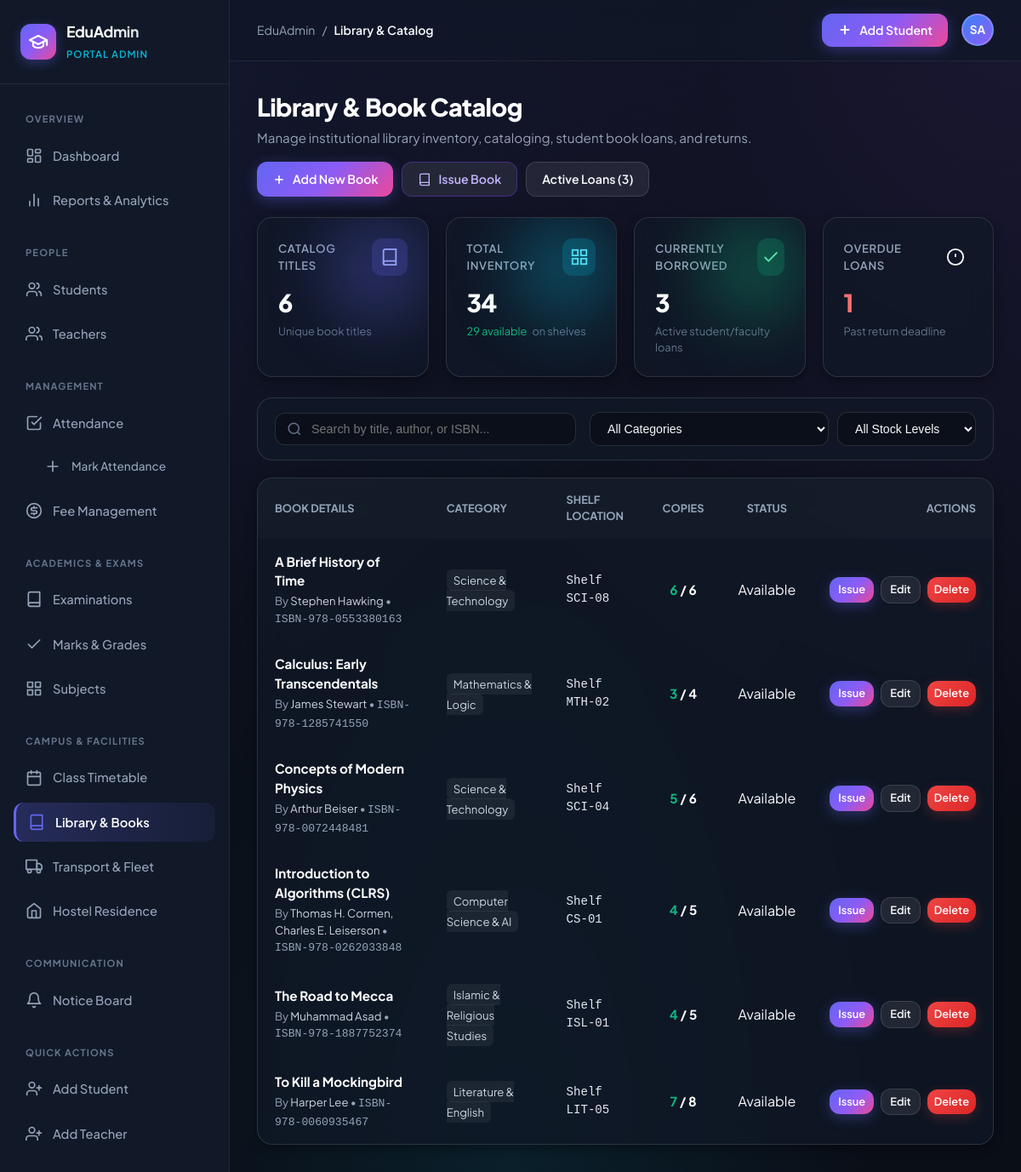
/library/, run on the app's committed database.
### library/models.py (models this page shows, shortened)
class Book(models.Model):
    CATEGORY_CHOICES = [
        ('Science', 'Science & Technology'),
        ('Literature', 'Literature & English'),
        ('Mathematics', 'Mathematics & Logic'),
        ('History', 'History & Social Studies'),
        ('Islamic', 'Islamic & Religious Studies'),
        ('Computer', 'Computer Science & AI'),
        ('General', 'General Reference & Encyclopedias'),
    ]
    title = models.CharField(max_length=200, verbose_name="Book Title")
    isbn = models.CharField(max_length=40, unique=True, verbose_name="ISBN / Catalog ID")
    author = models.CharField(max_length=150, verbose_name="Author")
    category = models.CharField(max_length=40, choices=CATEGORY_CHOICES, default='General', verbose_name="Category")
    publisher = models.CharField(max_length=150, blank=True, verbose_name="Publisher")
    edition = models.CharField(max_length=50, blank=True, default="1st Edition", verbose_name="Edition")
    total_copies = models.PositiveIntegerField(default=1, verbose_name="Total Copies")
    available_copies = models.PositiveIntegerField(default=1, verbose_name="Available Copies")
    rack_location = models.CharField(max_length=50, blank=True, default="Shelf A-1", verbose_name="Rack / Shelf Location")
    created_at = models.DateTimeField(auto_now_add=True)
    updated_at = models.DateTimeField(auto_now=True)
    class Meta:
        ordering = ['title']
        verbose_name = "Library Book"
        verbose_name_plural = "Library Books"

### library/views.py (the view)
# urls.py: path('', views.book_list, name='book_list'),
def book_list(request):
    query = request.GET.get('q', '').strip()
    category = request.GET.get('category', '').strip()
    stock_status = request.GET.get('stock', '').strip()
    books = Book.objects.all()
    if query:
        books = books.filter(Q(title__icontains=query) | Q(author__icontains=query) | Q(isbn__icontains=query))
    if category:
        books = books.filter(category=category)
    if stock_status == 'available':
        books = books.filter(available_copies__gt=0)
    elif stock_status == 'out_of_stock':
        books = books.filter(available_copies=0)
    total_titles = Book.objects.count()
    total_copies = Book.objects.aggregate(total=Sum('total_copies'))['total'] or 0
    total_available = Book.objects.aggregate(total=Sum('available_copies'))['total'] or 0
    active_loans = BookIssue.objects.filter(status='Issued').count()
    overdue_loans = sum(1 for bi in BookIssue.objects.filter(status='Issued') if bi.is_currently_overdue)
    context = {
        'page_title': 'Library & Catalog',
        'active_tab': 'library_books',
        'books': books,
        'query': query,
        'category_filter': category,
        'stock_filter': stock_status,
        'categories': Book.CATEGORY_CHOICES,
        'total_titles': total_titles,
        'total_copies': total_copies,
        'total_available': total_available,
        'active_loans': active_loans,
        'overdue_loans': overdue_loans,
    }
    return render(request, 'library/book_list.html', context)

### library/models.py (called while the page is built)
    @property
    def is_currently_overdue(self):
        if self.status != 'Returned' and self.due_date:
            return datetime.date.today() > self.due_date
        return False

### templates/library/book_list.html (shortened to what this page needs)
{% extends 'students/base.html' %}
{% block content %}
<div style="display:flex; justify-content:space-between; align-items:flex-start; margin-bottom:24px; flex-wrap:wrap; gap:16px;">
  <div>
    <h1 style="font-size:1.8rem; font-weight:800; color:#fff; letter-spacing:-0.02em;">Library &amp; Book Catalog</h1>
    <p style="color:var(--text-muted); font-size:0.95rem; margin-top:4px;">Manage institutional library inventory, cataloging, student book loans, and returns.</p>
  </div>
  <div style="display:flex; gap:10px; flex-wrap:wrap;">
    <a href="{% url 'library:book_add' %}" class="btn-primary" id="add-book-btn">
      <svg width="16" height="16" viewBox="0 0 24 24" fill="none" stroke="currentColor" stroke-width="2.5"><line x1="12" x2="12" y1="5" y2="19"/><line x1="5" x2="19" y1="12" y2="12"/></svg>
      Add New Book
    </a>
    <a href="{% url 'library:book_issue_create' %}" class="btn-secondary" style="border-color:rgba(124,58,237,0.4); color:#c4b5fd;">
      <svg width="16" height="16" viewBox="0 0 24 24" fill="none" stroke="currentColor" stroke-width="2"><path d="M4 19.5A2.5 2.5 0 0 1 6.5 17H20"/><path d="M6.5 2H20v20H6.5A2.5 2.5 0 0 1 4 19.5v-15A2.5 2.5 0 0 1 6.5 2z"/></svg>
      Issue Book
    </a>
    <a href="{% url 'library:book_issue_list' %}" class="btn-secondary">
      Active Loans ({{ active_loans }})
    </a>
  </div>
</div>
<div class="stat-grid" style="grid-template-columns:repeat(auto-fit,minmax(200px,1fr)); margin-bottom:24px;">
  <div class="glass-card stat-card stat-card-primary">
    <div class="stat-header"><span class="stat-title">Catalog Titles</span>
      <div class="stat-icon"><svg width="22" height="22" viewBox="0 0 24 24" fill="none" stroke="currentColor" stroke-width="2"><path d="M4 19.5A2.5 2.5 0 0 1 6.5 17H20"/><path d="M6.5 2H20v20H6.5A2.5 2.5 0 0 1 4 19.5v-15A2.5 2.5 0 0 1 6.5 2z"/></svg></div>
    </div>
    <div class="stat-value" style="font-size:1.8rem;">{{ total_titles }}</div>
    <div class="stat-subtitle">Unique book titles</div>
  </div>
  <div class="glass-card stat-card stat-card-cyan">
    <div class="stat-header"><span class="stat-title">Total Inventory</span>
      <div class="stat-icon"><svg width="22" height="22" viewBox="0 0 24 24" fill="none" stroke="currentColor" stroke-width="2"><rect x="3" y="3" width="7" height="7"/><rect x="14" y="3" width="7" height="7"/><rect x="14" y="14" width="7" height="7"/><rect x="3" y="14" width="7" height="7"/></svg></div>
    </div>
    <div class="stat-value" style="font-size:1.8rem;">{{ total_copies }}</div>
    <div class="stat-subtitle"><span style="color:var(--success);">{{ total_available }} available</span> on shelves</div>
  </div>
  <div class="glass-card stat-card stat-card-emerald">
    <div class="stat-header"><span class="stat-title">Currently Borrowed</span>
      <div class="stat-icon"><svg width="22" height="22" viewBox="0 0 24 24" fill="none" stroke="currentColor" stroke-width="2"><polyline points="20 6 9 17 4 12"/></svg></div>
    </div>
    <div class="stat-value" style="font-size:1.8rem;">{{ active_loans }}</div>
    <div class="stat-subtitle">Active student/faculty loans</div>
  </div>
  <div class="glass-card stat-card stat-card-rose">
    <div class="stat-header"><span class="stat-title">Overdue Loans</span>
      <div class="stat-icon"><svg width="22" height="22" viewBox="0 0 24 24" fill="none" stroke="currentColor" stroke-width="2"><circle cx="12" cy="12" r="10"/><line x1="12" y1="8" x2="12" y2="12"/><line x1="12" y1="16" x2="12.01" y2="16"/></svg></div>
    </div>
    <div class="stat-value" style="font-size:1.8rem; color:{% if overdue_loans > 0 %}#f87171{% else %}#6ee7b7{% endif %};">{{ overdue_loans }}</div>
    <div class="stat-subtitle">Past return deadline</div>
  </div>
</div>
<form method="GET" class="filter-bar" style="margin-bottom:20px;">
  <div class="search-input-wrap">
    <svg viewBox="0 0 24 24" fill="none" stroke="currentColor" stroke-width="2"><circle cx="11" cy="11" r="8"/><line x1="21" y1="21" x2="16.65" y2="16.65"/></svg>
    <input type="text" name="q" value="{{ query }}" class="search-input" placeholder="Search by title, author, or ISBN..." autocomplete="off">
  </div>
  <div style="display:flex; gap:10px; flex-wrap:wrap; align-items:center;">
    <select name="category" class="filter-select" onchange="this.form.submit()">
      <option value="">All Categories</option>
    </select>
    <select name="stock" class="filter-select" onchange="this.form.submit()">
      <option value="">All Stock Levels</option>
    </select>
  </div>
</form>
<div class="glass-card" style="padding:0; overflow:hidden;">
  <div style="overflow-x:auto;">
    <table class="data-table" style="width:100%; border-collapse:collapse;">
      <thead>
        <tr style="border-bottom:1px solid var(--border-color); background:rgba(255,255,255,0.02);">
          <th style="padding:16px 20px; text-align:left; font-size:0.8rem; text-transform:uppercase; color:var(--text-muted);">Book Details</th>
          <th style="padding:16px 20px; text-align:left; font-size:0.8rem; text-transform:uppercase; color:var(--text-muted);">Category</th>
          <th style="padding:16px 20px; text-align:left; font-size:0.8rem; text-transform:uppercase; color:var(--text-muted);">Shelf Location</th>
          <th style="padding:16px 20px; text-align:center; font-size:0.8rem; text-transform:uppercase; color:var(--text-muted);">Copies</th>
          <th style="padding:16px 20px; text-align:center; font-size:0.8rem; text-transform:uppercase; color:var(--text-muted);">Status</th>
          <th style="padding:16px 20px; text-align:right; font-size:0.8rem; text-transform:uppercase; color:var(--text-muted);">Actions</th>
        </tr>
      </thead>
      <tbody>
        {% for b in books %}
        <tr style="border-bottom:1px solid var(--border-color); transition:background 0.15s ease;" onmouseover="this.style.background='rgba(255,255,255,0.03)'" onmouseout="this.style.background='transparent'">
          <td style="padding:16px 20px;">
            <div style="font-weight:700; color:#fff; font-size:0.95rem;">{{ b.title }}</div>
            <div style="color:var(--text-muted); font-size:0.82rem; margin-top:2px;">
              By <span style="color:#cbd5e1;">{{ b.author }}</span> &bull; <span style="font-family:monospace; color:var(--cyan);">{{ b.isbn }}</span>
            </div>
          </td>
          <td style="padding:16px 20px;">
            <span style="font-size:0.82rem; background:rgba(255,255,255,0.06); padding:4px 8px; border-radius:6px; color:#cbd5e1;">
              {{ b.get_category_display }}
            </span>
          </td>
          <td style="padding:16px 20px; color:#e2e8f0; font-size:0.88rem; font-family:monospace;">
            {{ b.rack_location|default:"--" }}
          </td>
          <td style="padding:16px 20px; text-align:center;">
            <div style="font-weight:700; font-size:0.95rem; color:#fff;">
              <span style="color:var(--success);">{{ b.available_copies }}</span> / {{ b.total_copies }}
            </div>
          </td>
          <td style="padding:16px 20px; text-align:center;">
            {% if b.available_copies > 0 %}
              <span class="status-badge badge-active">Available</span>
            {% else %}
              <span class="status-badge badge-unpaid">Checked Out</span>
            {% endif %}
          </td>
          <td style="padding:16px 20px; text-align:right;">
            <div style="display:inline-flex; gap:8px; align-items:center;">
              {% if b.available_copies > 0 %}
                <a href="{% url 'library:book_issue_create' %}?book={{ b.id }}" class="btn-primary" style="padding:5px 10px; font-size:0.8rem;">
                  Issue
                </a>
              {% endif %}
              <a href="{% url 'library:book_edit' b.pk %}" class="btn-secondary" style="padding:5px 10px; font-size:0.8rem;">
                Edit
              </a>
              <a href="{% url 'library:book_delete' b.pk %}" class="btn-danger" style="padding:5px 8px; font-size:0.8rem;">
                Delete
              </a>
            </div>
          </td>
        </tr>
        {% endfor %}
      </tbody>
    </table>
  </div>
</div>
{% endblock %}

### data on the page
Book: title "A Brief History of Time", author "Stephen Hawking", isbn "ISBN-978-0553380163", category "Science & Technology", rack_location "Shelf SCI-08", available_copies "6", total_copies "6", shows "Available"
Book: title "Calculus: Early Transcendentals", author "James Stewart", isbn "ISBN-978-1285741550", category "Mathematics & Logic", rack_location "Shelf MTH-02", available_copies "3", total_copies "4", shows "Available"
Book: title "Concepts of Modern Physics", author "Arthur Beiser", isbn "ISBN-978-0072448481", category "Science & Technology", rack_location "Shelf SCI-04", available_copies "5", total_copies "6", shows "Available"
Book: title "Introduction to Algorithms (CLRS)", author "Thomas H. Cormen, Charles E. Leiserson", isbn "ISBN-978-0262033848", category "Computer Science & AI", rack_location "Shelf CS-01", available_copies "4", total_copies "5", shows "Available"
Book: title "The Road to Mecca", author "Muhammad Asad", isbn "ISBN-978-1887752374", category "Islamic & Religious Studies", rack_location "Shelf ISL-01", available_copies "4", total_copies "5", shows "Available"
Book: title "To Kill a Mockingbird", author "Harper Lee", isbn "ISBN-978-0060935467", category "Literature & English", rack_location "Shelf LIT-05", available_copies "7", total_copies "8", shows "Available"

### other printed values
{{ page_title|default:"Overview" }} "Library & Catalog"
{{ active_loans }} "3"
{{ total_titles }} "6"
{{ total_copies }} "34"
{{ total_available }} "29"
{{ overdue_loans }} "1"
